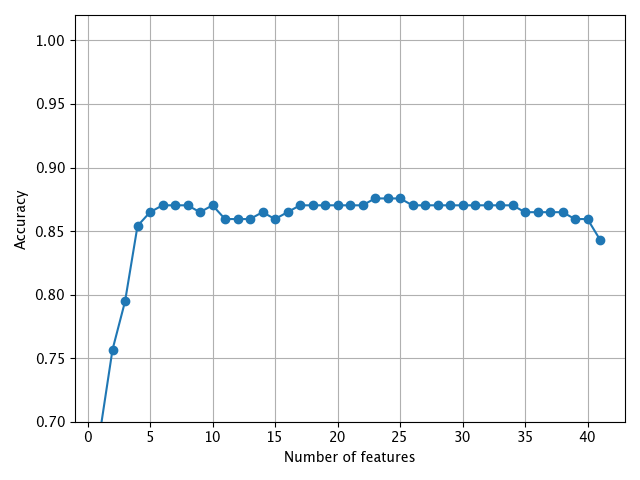

This chart was generated by the following Python code:

import pandas as pd
from io import StringIO
from sklearn.impute import SimpleImputer
import numpy as np
from sklearn.preprocessing import LabelEncoder
from sklearn.preprocessing import OneHotEncoder
from sklearn.compose import ColumnTransformer
from sklearn.model_selection import train_test_split
from sklearn.preprocessing import MinMaxScaler
from sklearn.preprocessing import StandardScaler
from sklearn.linear_model import LogisticRegression
import matplotlib.pyplot as plt
from sklearn.base import clone
from itertools import combinations
from sklearn.metrics import accuracy_score
from sklearn.svm import SVC
from sklearn.utils import resample
from sklearn.ensemble import RandomForestClassifier
from sklearn.feature_selection import SelectFromModel


df = pd.read_csv("NewBioDeg.csv", header=None)

df.columns = [ 
    "SpMax_L",
    "J_Dz(e)",
    "nHM",
    "F01[N-N]",
    "F04[C-N]",
    "NssssC",
    "nCb-",
    "C%",
    "nCp",
    "n0",
    "F03[C-N]",
    "SdssC",
    "HyWi_B(m)",
    "LOC",
    "SM6_L",
    "F03[C-0]",
    "Me",
    "Mi",
    "nN-N",
    "nArN02",
    "nCRX3",
    "SpPosA_B(p)",
    "nCIR",
    "B01[C-Br]",
    "B03[C-Cl]",
    "N-073",
    "SpMax_A",
    "Psi_i_1d",
    "B04[C-Br]",
    "Sd0",
    "TI2_L",
    "NCrt",
    "C-026",
    "F02[C-N]",
    "nHDon",
    "SpMax_B(m)",
    "Psi_i_A",
    "nN",
    "SM6_B(m)",
    "nArC00R",
    "nX",
    "ready"

] 

#perform imputation to fill in missing data
df['ready'] = df['ready'].replace(to_replace={"NRB":0, "RB":1})
df = df.fillna(df.mean())
#imr_frequent = SimpleImputer(missing_values=np.nan)
#imr_frequent = imr_frequent.fit(df[[i for i in list(df.columns) if i != "ready"]].values)
#df[[i for i in list(df.columns) if i != "ready"]] = pd.DataFrame(data=imr_frequent.transform(df[[i for i in list(df.columns) if i != "ready"]].values))

# code from https://elitedatascience.com/imbalanced-classes
# Separate majority and minority classes
df_majority = df[df.ready==0]
df_minority = df[df.ready==1]
 
# Upsample minority class
df_minority_upsampled = resample(df_minority, 
                                 replace=True,     # sample with replacement
                                 n_samples=699,    # to match majority class
                                 random_state=123) # reproducible results
 
# Combine majority class with upsampled minority class
df_upsampled = pd.concat([df_majority, df_minority_upsampled])

X = df_upsampled[[i for i in list(df.columns) if i != "ready"]]
y = df_upsampled['ready']



X_train, X_test, y_train, y_test =    train_test_split(X, y, 
                     test_size=0.3, 
                     random_state=0, 
                     stratify=y)

# # Bringing features onto the same scale

mms = MinMaxScaler()
X_train_norm = mms.fit_transform(X_train)
X_test_norm = mms.transform(X_test)

stdsc = StandardScaler()
X_train_std = stdsc.fit_transform(X_train)
X_test_std = stdsc.transform(X_test)

class SBS():
    def __init__(self, estimator, k_features, scoring=accuracy_score,
                 test_size=0.25, random_state=1):
        self.scoring = scoring
        self.estimator = clone(estimator)
        self.k_features = k_features
        self.test_size = test_size
        self.random_state = random_state

    def fit(self, X, y):
        
        X_train, X_test, y_train, y_test =             train_test_split(X, y, test_size=self.test_size,
                             random_state=self.random_state)

        dim = X_train.shape[1]
        self.indices_ = tuple(range(dim))
        self.subsets_ = [self.indices_]
        score = self._calc_score(X_train, y_train, 
                                 X_test, y_test, self.indices_)
        self.scores_ = [score]

        while dim > self.k_features:
            scores = []
            subsets = []

            for p in combinations(self.indices_, r=dim - 1):
                score = self._calc_score(X_train, y_train, 
                                         X_test, y_test, p)
                scores.append(score)
                subsets.append(p)

            best = np.argmax(scores)
            self.indices_ = subsets[best]
            self.subsets_.append(self.indices_)
            dim -= 1

            self.scores_.append(scores[best])
        self.k_score_ = self.scores_[-1]

        return self

    def transform(self, X):
        return X[:, self.indices_]

    def _calc_score(self, X_train, y_train, X_test, y_test, indices):
        self.estimator.fit(X_train[:, indices], y_train)
        y_pred = self.estimator.predict(X_test[:, indices])
        score = self.scoring(y_test, y_pred)
        return score

svm = SVC(C=100, kernel='rbf', gamma=.1)

# selecting features
sbs = SBS(svm, k_features=1)
sbs.fit(X_train_std, y_train)

# plotting performance of feature subsets
k_feat = [len(k) for k in sbs.subsets_]

plt.plot(k_feat, sbs.scores_, marker='o')
plt.ylim([0.7, 1.02])
plt.ylabel('Accuracy')
plt.xlabel('Number of features')
plt.grid()
plt.tight_layout()
plt.savefig("sbs.png")
plt.show()

k3 = list(sbs.subsets_[10])
print(df.columns[1:][k3])

svm.fit(X_train_std, y_train)
print('Training accuracy:', svm.score(X_train_std, y_train))
print('Test accuracy:', svm.score(X_test_std, y_test))

svm.fit(X_train_std[:, k3], y_train)
print('Training accuracy:', svm.score(X_train_std[:, k3], y_train))
print('Test accuracy:', svm.score(X_test_std[:, k3], y_test))